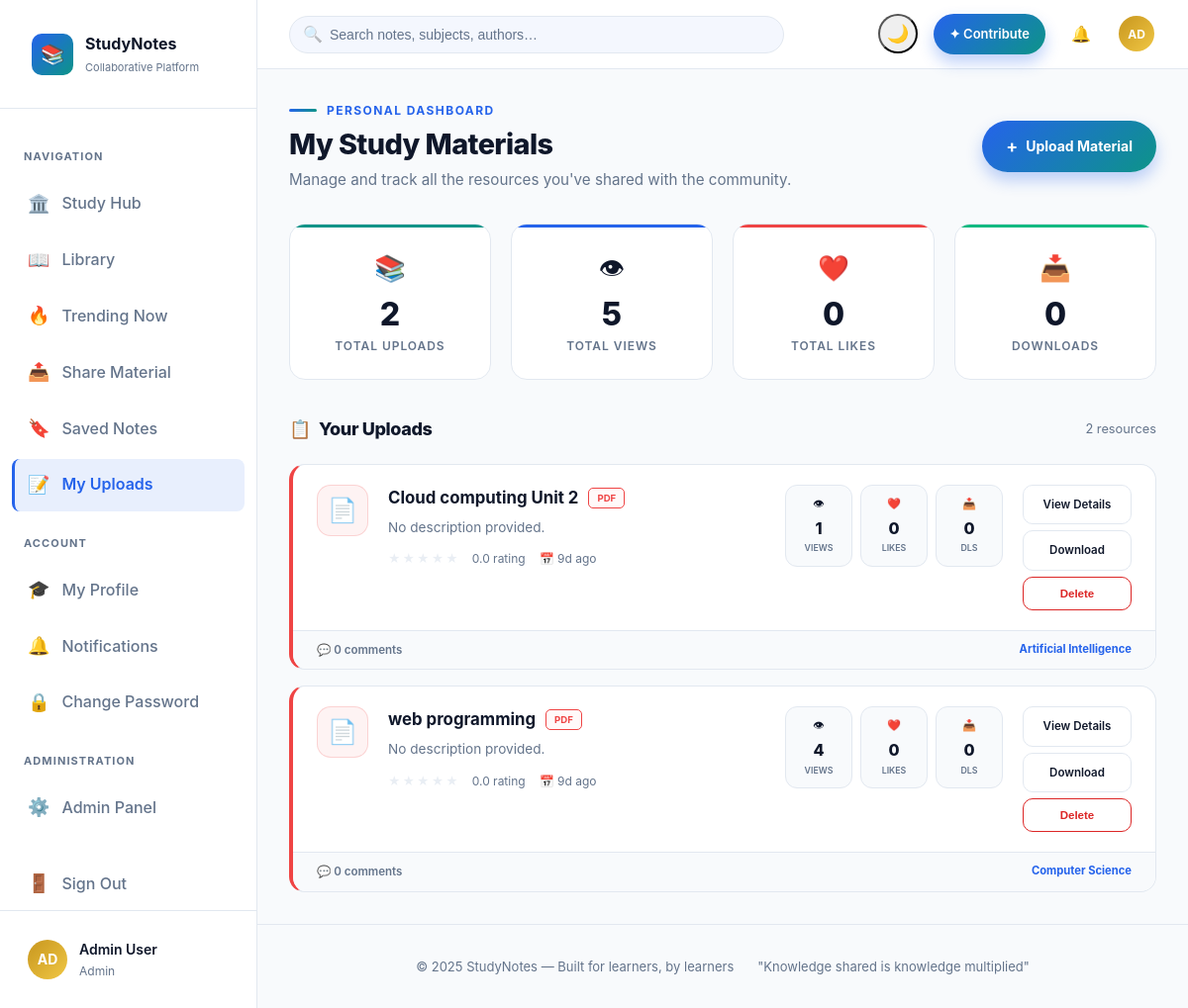
Page /my-notes (signed in) on the committed database.
### tables this page shows
CREATE TABLE users (
    id            INTEGER PRIMARY KEY AUTOINCREMENT,
    name          TEXT    NOT NULL,
    email         TEXT    NOT NULL UNIQUE,
    password_hash TEXT    NOT NULL,
    role          TEXT    NOT NULL DEFAULT 'student',  -- 'student' | 'admin'
    bio           TEXT    DEFAULT '',
    avatar        TEXT    DEFAULT '',          -- initials used in UI
    is_blocked    INTEGER DEFAULT 0,
    last_login    TEXT    DEFAULT NULL,
    created_at    TEXT    NOT NULL DEFAULT (strftime('%Y-%m-%dT%H:%M:%S','now'))
);

CREATE TABLE notes (
    id          INTEGER PRIMARY KEY AUTOINCREMENT,
    user_id     INTEGER NOT NULL REFERENCES users(id) ON DELETE CASCADE,
    title       TEXT    NOT NULL,
    subject     TEXT    NOT NULL DEFAULT '',
    description TEXT    DEFAULT '',
    tags        TEXT    DEFAULT '',           -- comma-separated
    filename    TEXT    DEFAULT NULL,         -- saved file on disk
    file_type   TEXT    DEFAULT NULL,         -- pdf, doc, txt â€¦
    file_size   INTEGER DEFAULT 0,           -- bytes
    views       INTEGER DEFAULT 0,
    likes       INTEGER DEFAULT 0,
    downloads   INTEGER DEFAULT 0,
    is_deleted  INTEGER DEFAULT 0,
    created_at  TEXT    NOT NULL DEFAULT (strftime('%Y-%m-%dT%H:%M:%S','now'))
);

### app.py (the view)
@app.route('/my-notes')
@login_required
def my_notes():
    uid = session['user_id']
    user_notes = query(
        "SELECT n.*, "
        "(SELECT COALESCE(AVG(stars),0) FROM ratings WHERE note_id=n.id) as avg_rating, "
        "(SELECT COUNT(*) FROM ratings WHERE note_id=n.id) as rating_count, "
        "(SELECT COUNT(*) FROM comments WHERE note_id=n.id AND is_deleted=0) as comment_count "
        "FROM notes n WHERE n.user_id=? AND n.is_deleted=0 ORDER BY n.created_at DESC",
        (uid,)
    )
    total_views = sum(n['views'] for n in user_notes)
    total_likes = sum(n['likes'] for n in user_notes)
    total_downloads = sum(n['downloads'] for n in user_notes)
    return render_template('my_notes.html',
                         notes=user_notes,
                         total_views=total_views,
                         total_likes=total_likes,
                         total_downloads=total_downloads)

### app.py (called while the page is built)
def get_db():
    if 'db' not in g:
        g.db = sqlite3.connect(DATABASE)
        g.db.row_factory = sqlite3.Row   # dict-style rows
        g.db.execute("PRAGMA foreign_keys = ON")
        g.db.execute("PRAGMA journal_mode = WAL")
    return g.db

def query(sql, args=(), one=False):
    cur = get_db().execute(sql, args)
    rows = cur.fetchall()
    return (rows[0] if rows else None) if one else rows

def login_required(f):
    @wraps(f)
    def decorated(*args, **kwargs):
        if 'user_id' not in session:
            flash('Please sign in to continue.', 'warning')
            return redirect(url_for('login', next=request.path))
        return f(*args, **kwargs)
    return decorated

@app.context_processor
def inject_globals():
    user = None
    if 'user_id' in session:
        user = query("SELECT * FROM users WHERE id = ?", (session['user_id'],), one=True)
    notif_count = 0
    if user:
        notif_count = query(
            "SELECT COUNT(*) as c FROM notifications WHERE user_id=? AND read=0",
            (user['id'],), one=True
        )['c']
    return dict(current_user=user, notif_count=notif_count)

@app.template_filter('timeago')
def timeago_filter(dt_str):
    try:
        dt = datetime.fromisoformat(str(dt_str))
        diff = datetime.utcnow() - dt
        s = diff.total_seconds()
        if s < 60:       return 'just now'
        if s < 3600:     return f"{int(s//60)}m ago"
        if s < 86400:    return f"{int(s//3600)}h ago"
        if s < 2592000:  return f"{int(s//86400)}d ago"
        return dt.strftime('%d %b %Y')
    except Exception:
        return str(dt_str)

@app.template_filter('fileicon')
def fileicon_filter(ext):
    icons = {'pdf': '📄', 'doc': '📝', 'docx': '📝', 'txt': '📃',
             'ppt': '📊', 'pptx': '📊', 'png': '🖼️', 'jpg': '🖼️'}
    return icons.get(str(ext).lower(), '📎')

### templates/my_notes.html (shortened to what this page needs)
{% extends "base.html" %}
{% block content %}
<div style="display: flex; align-items: center; justify-content: space-between; flex-wrap: wrap; gap: 20px; margin-bottom: 32px;">
  <div>
    <div style="display: flex; align-items: center; gap: 10px; margin-bottom: 8px;">
      <span style="width: 28px; height: 3px; background: linear-gradient(90deg, var(--clr-primary), var(--clr-secondary)); border-radius: 2px;"></span>
      <span style="font-size: 0.75rem; font-weight: 700; text-transform: uppercase; letter-spacing: 0.12em; color: var(--clr-primary);">Personal Dashboard</span>
    </div>
    <h1 style="color: var(--clr-text); font-weight: 800; font-size: 1.8rem; margin-bottom: 6px;">My Study Materials</h1>
    <p style="color: var(--clr-text-soft); font-size: 0.95rem;">Manage and track all the resources you've shared with the community.</p>
  </div>
  <a href="{{ url_for('upload') }}" class="btn btn-p" style="font-weight: 700;">
    <span style="font-size: 1.1rem;">+</span> Upload Material
  </a>
</div>
<div class="stats-g" style="grid-template-columns: repeat(auto-fit, minmax(160px, 1fr)); margin-bottom: 36px;">
  {% for val, lbl, icon, color in [
    (notes|length, 'Total Uploads', '📚', 'var(--clr-secondary)'),
    (total_views, 'Total Views', '👁', 'var(--clr-primary)'),
    (total_likes, 'Total Likes', '❤️', '#ef4444'),
    (total_downloads, 'Downloads', '📥', '#10b981')
  ] %}
  <div class="sc" style="--sc-c: {{ color }};">
    <div style="font-size: 1.6rem; margin-bottom: 10px;">{{ icon }}</div>
    <div class="s-val">{{ val }}</div>
    <div class="s-lbl">{{ lbl }}</div>
  </div>
  {% endfor %}
</div>
{% if notes %}
<div class="s-hdr" style="margin-bottom: 20px;">
  <span class="s-tit" style="display: flex; align-items: center; gap: 8px;">
    <span style="color: var(--clr-primary);">📋</span> Your Uploads
  </span>
  <span style="font-size: 0.8rem; color: var(--clr-text-soft);">{{ notes|length }} resource{{ 's' if notes|length != 1 else '' }}</span>
</div>
<div style="display: flex; flex-direction: column; gap: 16px;">
  {% for n in notes %}
  {% set ext = n.file_type or 'txt' %}
  {% set nc_colors = {'pdf':'#ef4444','doc':'#3b82f6','docx':'#3b82f6',
                      'txt':'#10b981','ppt':'#f59e0b','pptx':'#f59e0b',
                      'png':'#8b5cf6','jpg':'#8b5cf6'} %}
  {% set card_color = nc_colors.get(ext, 'var(--clr-primary)') %}
  <div class="card" style="border-radius: 16px; border-left: 4px solid {{ card_color }}; overflow: hidden; transition: all 0.25s ease;"
       onmouseover="this.style.boxShadow='0 8px 32px rgba(37,99,235,0.1)'; this.style.transform='translateY(-2px)'"
       onmouseout="this.style.boxShadow='none'; this.style.transform='translateY(0)'">
    <div style="padding: 20px 24px; display: flex; align-items: flex-start; gap: 20px; flex-wrap: wrap;">
      <div style="width: 52px; height: 52px; border-radius: 14px; display: flex; align-items: center; justify-content: center;
                  background: {{ card_color }}10; border: 1px solid {{ card_color }}30; font-size: 1.5rem; flex-shrink: 0;">
        {{ ext|fileicon }}
      </div>
      <div style="flex: 1; min-width: 220px;">
        <div style="display: flex; align-items: center; gap: 10px; margin-bottom: 6px; flex-wrap: wrap;">
          <a href="{{ url_for('note_detail', note_id=n.id) }}"
             style="font-weight: 700; font-size: 1.05rem; color: var(--clr-text); text-decoration: none;"
             onmouseover="this.style.color='var(--clr-primary)'" onmouseout="this.style.color='var(--clr-text)'">
            {{ n.title }}
          </a>
          <span style="font-size: 0.6rem; font-weight: 700; color: {{ card_color }}; border: 1.5px solid currentColor;
                       padding: 2px 8px; border-radius: 5px; text-transform: uppercase; background: {{ card_color }}08;">
            {{ ext.upper() }}
          </span>
        </div>
        <div style="color: var(--clr-text-soft); font-size: 0.85rem; margin-bottom: 12px; line-height: 1.5;
                    display: -webkit-box; -webkit-line-clamp: 1; -webkit-box-orient: vertical; overflow: hidden;">
          {{ n.description or 'No description provided.' }}
        </div>
        <div style="display: flex; align-items: center; gap: 14px; font-size: 0.75rem; color: var(--clr-text-soft); flex-wrap: wrap;">
          <div class="stars sm" style="opacity: 0.75;">
            {% for i in range(1,6) %}
            <span class="star {% if i <= n.avg_rating|round|int %}on{% endif %}">★</span>
            {% endfor %}
          </div>
          <span>{{ '%.1f'|format(n.avg_rating) }} rating</span>
          <span>📅 {{ n.created_at|timeago }}</span>
        </div>
      </div>
      <div style="display: flex; gap: 8px; flex-shrink: 0; flex-wrap: wrap;">
        {% for ico, val, lbl, col in [
          ('👁', n.views, 'Views', 'var(--clr-primary)'),
          ('❤️', n.likes, 'Likes', '#ef4444'),
          ('📥', n.downloads, 'DLs', '#10b981')
        ] %}
        <div style="width: 68px; padding: 10px 6px; background: var(--clr-bg); border: 1px solid var(--clr-border);
                    border-radius: 12px; text-align: center; transition: all 0.2s ease;"
             onmouseover="this.style.borderColor='{{ col }}'; this.style.background='{{ col }}08'"
             onmouseout="this.style.borderColor='var(--clr-border)'; this.style.background='var(--clr-bg)'">
          <div style="font-size: 0.7rem; margin-bottom: 3px;">{{ ico }}</div>
          <div style="font-weight: 800; color: var(--clr-text); font-size: 1rem;">{{ val }}</div>
          <div style="font-size: 0.55rem; color: var(--clr-text-soft); font-weight: 600; text-transform: uppercase;">{{ lbl }}</div>
        </div>
        {% endfor %}
      </div>
      <div style="display: flex; flex-direction: column; gap: 6px; flex-shrink: 0; min-width: 110px;">
        <a href="{{ url_for('note_detail', note_id=n.id) }}" class="btn btn-s btn-sm"
           style="justify-content: center; font-size: 0.72rem; border-radius: 10px;">View Details</a>
        {% if n.filename %}
        <a href="{{ url_for('download_note', note_id=n.id) }}" class="btn btn-s btn-sm"
           style="justify-content: center; font-size: 0.72rem; border-radius: 10px;">Download</a>
        {% endif %}
        <form method="post" action="{{ url_for('delete_note', note_id=n.id) }}"
              onsubmit="return confirm('Are you sure you want to delete this resource?')">
          <button type="submit" class="btn btn-s btn-sm"
                  style="width: 100%; justify-content: center; font-size: 0.72rem; border-radius: 10px;
                         border-color: var(--clr-danger); color: var(--clr-danger);"
                  onmouseover="this.style.background='rgba(239,68,68,0.05)'"
                  onmouseout="this.style.background='transparent'">Delete</button>
        </form>
      </div>
    </div>
    <div style="padding: 10px 24px; background: var(--clr-bg); border-top: 1px solid var(--clr-border);
                display: flex; align-items: center; justify-content: space-between;">
      <span style="font-size: 0.72rem; color: var(--clr-text-soft); font-weight: 600;">
        💬 {{ n.comment_count }} comment{{ 's' if n.comment_count != 1 else '' }}
      </span>
      <span style="font-size: 0.7rem; color: var(--clr-primary); font-weight: 700;">
        {{ n.subject or 'General' }}
      </span>
    </div>
  </div>
  {% endfor %}
</div>
{% endif %}
{% endblock %}

### templates/base.html (shortened to what this page needs)
<!DOCTYPE html>
<html lang="en" data-theme="light">
<head>
</head>
<body>
  {% if current_user %}
  <div class="app">
    <aside class="sidebar" id="sidebar">
      <div class="s-logo">
        <div class="s-mark">📚</div>
        <div class="s-txt">StudyNotes<small>Collaborative Platform</small></div>
      </div>
      <nav class="s-nav">
        <div class="nav-sec">Navigation</div>
        <a href="{{ url_for('index') }}" class="nav-a {% if request.endpoint == 'index' %}on{% endif %}">
          <span class="nav-ico">🏛️</span> Study Hub
        </a>
        <a href="{{ url_for('notes') }}"
          class="nav-a {% if request.endpoint in ('notes', 'note_detail', 'browse_tag') %}on{% endif %}">
          <span class="nav-ico">📖</span> Library
        </a>
        <a href="{{ url_for('trending') }}" class="nav-a {% if request.endpoint == 'trending' %}on{% endif %}">
          <span class="nav-ico">🔥</span> Trending Now
        </a>
        <a href="{{ url_for('upload') }}" class="nav-a {% if request.endpoint == 'upload' %}on{% endif %}">
          <span class="nav-ico">📤</span> Share Material
        </a>
        <a href="{{ url_for('bookmarks') }}" class="nav-a {% if request.endpoint == 'bookmarks' %}on{% endif %}">
          <span class="nav-ico">🔖</span> Saved Notes
        </a>
        <a href="{{ url_for('my_notes') }}" class="nav-a {% if request.endpoint == 'my_notes' %}on{% endif %}">
          <span class="nav-ico">📝</span> My Uploads
        </a>
        <div class="nav-sec">Account</div>
        <a href="{{ url_for('profile') }}" class="nav-a {% if request.endpoint == 'profile' %}on{% endif %}">
          <span class="nav-ico">🎓</span> My Profile
        </a>
        <a href="{{ url_for('notifications') }}"
          class="nav-a {% if request.endpoint == 'notifications' %}on{% endif %}">
          <span class="nav-ico">🔔</span> Notifications
        </a>
        <a href="{{ url_for('change_password') }}"
          class="nav-a {% if request.endpoint == 'change_password' %}on{% endif %}">
          <span class="nav-ico">🔒</span> Change Password
        </a>
        {% if current_user.role == 'admin' %}
        <div class="nav-sec">Administration</div>
        <a href="{{ url_for('admin_dashboard') }}"
          class="nav-a {% if request.endpoint == 'admin_dashboard' %}on{% endif %}">
          <span class="nav-ico">⚙️</span> Admin Panel
        </a>
        {% endif %}
        <a href="{{ url_for('logout') }}" class="nav-a">
          <span class="nav-ico">🚪</span> Sign Out
        </a>
      </nav>
      <div class="s-foot">
        <a href="{{ url_for('profile') }}" class="s-user">
          <div class="av"
            style="background:linear-gradient(135deg, {{ '#c8961e' if current_user.role == 'admin' else '#2d3a8c' }}, {{ '#f0c744' if current_user.role == 'admin' else '#4a5ba8' }})">
            {{ current_user.name[:2].upper() }}
          </div>
          <div>
            <div class="u-nm">{{ current_user.name }}</div>
            <div class="u-rl">{{ current_user.role }}</div>
          </div>
        </a>
      </div>
    </aside>
    <div class="main">
      <header class="hdr">
        <form class="h-search" action="{{ url_for('notes') }}" method="get">
          <span class="s-ico">🔍</span>
          <input type="text" name="q" placeholder="Search notes, subjects, authors…"
            value="{{ request.args.get('q', '') }}" autocomplete="off" />
        </form>
        <div class="h-right">
          <button class="ib theme-btn" onclick="toggleTheme()" title="Toggle Theme" id="theme-btn">
          </button>
          <a href="{{ url_for('upload') }}" class="btn btn-p btn-sm">✦ Contribute</a>
          <a href="{{ url_for('notifications') }}" class="ib" title="Notifications">
            🔔
          </a>
          <a href="{{ url_for('profile') }}" class="ib" title="Profile">
            <div class="av"
              style="width:36px; height:36px; font-size:12px; background:linear-gradient(135deg, {{ '#c8961e' if current_user.role == 'admin' else '#2d3a8c' }}, {{ '#f0c744' if current_user.role == 'admin' else '#4a5ba8' }})">
              {{ current_user.name[:2].upper() }}
            </div>
          </a>
        </div>
      </header>
      <div class="page">
        {% block content %}{% endblock %}
      </div>
      <div class="page-foot">
        <span>© 2025 StudyNotes — Built for learners, by learners</span>
        <span>"Knowledge shared is knowledge multiplied"</span>
      </div>
    </div>
  </div>
  {% endif %}
</body>
</html>

### rows in the picture
users: name "AD", name "Admin User", role "Admin"
notes: file_type "📄", title "Cloud computing Unit 2", upper "PDF", description "No description provided.", avg_rating "0.0", created_at "9d ago", ico "👁" "❤️" "📥", val "1" "0" "0", lbl "VIEWS" "LIKES" "DLS", comment_count "0", comment_count "s", subject "Artificial Intelligence"
notes: file_type "📄", title "web programming", upper "PDF", description "No description provided.", avg_rating "0.0", created_at "9d ago", ico "👁" "❤️" "📥", val "4" "0" "0", lbl "VIEWS" "LIKES" "DLS", comment_count "0", comment_count "s", subject "Computer Science"

### other values in the picture
{{ icon }} "📚" "👁" "❤️" "📥"
{{ val }} "2" "5" "0" "0"
{{ lbl }} "TOTAL UPLOADS" "TOTAL VIEWS" "TOTAL LIKES" "DOWNLOADS"
{{ notes|length }} "2"
{{ 's' if notes|length != 1 else '' }} "s"
